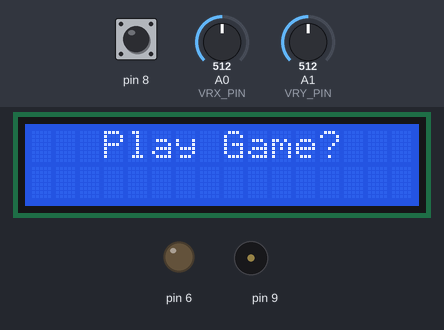
Bench run of a sketch on a simulated Arduino Uno, built with avr-gcc and run on an emulated ATmega328P. Parts: 16×2 character LCD, output pins drawn as LEDs (lit = HIGH), buzzer (waves = sounding). Inputs (shaded band) come from the test bench; at power-on: pin 8 HIGH, A1 (VRY_PIN) = 512, A0 (VRX_PIN) = 512. Random numbers use the default seed unless the sketch sets one.

Above: at 0.83 s.
1.3 s: pin 8 pulled LOW for 0.35 s
At 2.05 s:
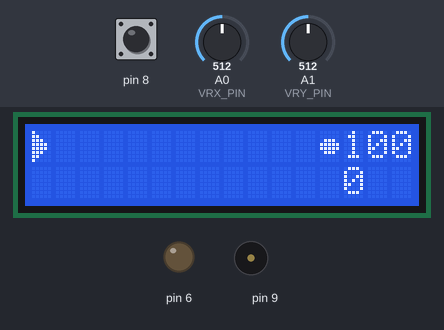
4.3 s: A1 (VRY_PIN) set to 710
At 4.45 s:
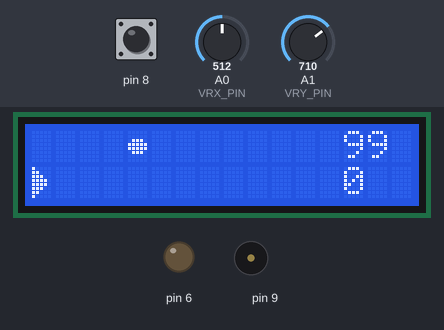
6.7 s: A0 (VRX_PIN) set to 710
At 7.72 s:
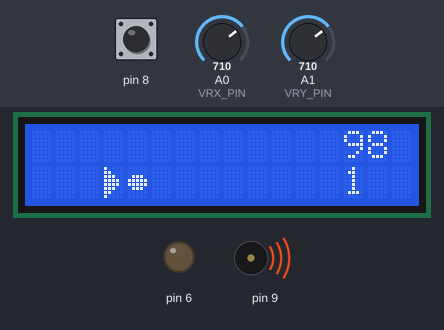
9.7 s: pin 8 pulled LOW for 1 s
At 10.05 s:
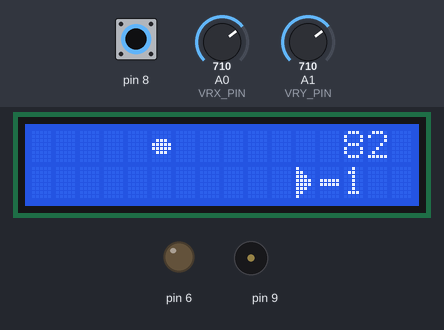
12.2 s: A0 (VRX_PIN) set to 290
At 12.64 s:
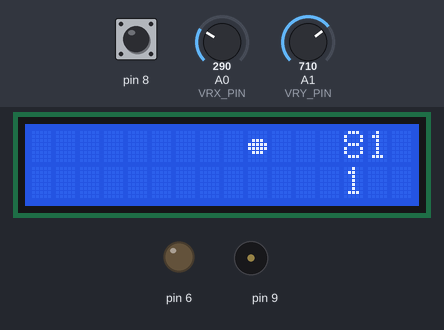
13.9 s: pin 8 pulled LOW for 0.35 s
At 14.05 s:
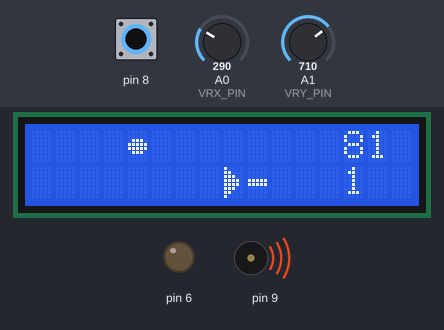
Timing chart, 0 to 47.9 s (numbered marks = the images above; inputs shaded):
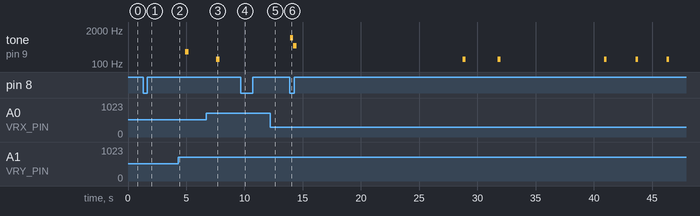

Measured:
- by itself, tone on pin 9: plays 1000 Hz for 0.28 s, 500 Hz for 0.28 s, 150 Hz for 0.25 s, 150 Hz for 0.25 s, 150 Hz for 0.23 s, 150 Hz for 0.22 s … (7 notes in this stretch)

The sketch:

LCD_Game.ino
```cpp
#include <LiquidCrystal.h>
#include <EEPROM.h>
#define VRX_PIN A0
#define VRY_PIN A1
#define Contrast 0
int xValue=0;
int yValue=0;
LiquidCrystal lcd(12, 11, 5, 4, 3, 2);
byte nave[8] = {B10000, B11000, B11100, B11110, B11110, B11100, B11000, B10000};
byte ast[8] = {B00000, B00000, B01110, B11111, B11111, B01110, B00000, B00000};
byte bul[8] = {B00000, B00000, B00000, B11111, B11111, B00000, B00000, B00000};
byte exp1[8] = {B00000, B00000, B00000, B00100, B00100, B00000, B00000, B00000};
byte exp2[8] = {B00000, B00000, B01010, B00100, B00100, B01010, B00000, B00000};
byte exp3[8] = {B00000, B10001, B01010, B00100, B00100, B01010, B10001, B00000};
int xNave = 0, yNave = 0;
double xAst=13, yAst=0;
int xTiro=xNave+1, yTiro=yNave;
int explosion = 0;
int xExplosion=xAst, yExplosion=yAst;
boolean Explosion=false;
boolean spawn=true, mens = true;
String game = "MENU";
double vida = 100, spd = 300;
int pontuacao = 0, counter = 0,high =0;
boolean ligado = false, tiro = false, atirando= false,atirou=false;
int buttonState, som=1000, somd=300, somc=150;

int overTime = 0;
void setup() {

  Serial.begin(9600);
  analogWrite(6,Contrast);
  high = EEPROM.read(1);
  lcd.begin(16, 2);
  lcd.createChar(1,nave);
  lcd.createChar(2,ast);
  lcd.createChar(3,bul);
  lcd.createChar(4,exp1);
  lcd.createChar(5,exp2);
  lcd.createChar(6,exp3);
  pinMode(8, INPUT_PULLUP);
  pinMode(9,OUTPUT);
  randomSeed(analogRead(0));
}

void movement (){
  xValue=analogRead(VRX_PIN);
  yValue=analogRead(VRY_PIN);
  if(yValue>700 && yNave!=1){
    yNave++;
  }else if(yValue<300 && yNave!=0){
    yNave--;
  }
  if(xValue>700 && xNave!=15){
    xNave++;
  }else if(xValue<300 && xNave!=0){
    xNave--;
  }
  lcd.setCursor(xNave, yNave);
  lcd.write(1);
}

void shot(){
  if(buttonState == 0 && !atirando){
     atirando = true;
    xTiro = xNave+1;
    yTiro = yNave;
    som=1000;
  }
  if(atirando){
    tone(9,som);
    lcd.setCursor(xTiro,yTiro);
    som-=500;
    xTiro++;
    if(xTiro >= 13){
      xTiro=-2;
      atirando = false;
      noTone(9);
    }
    lcd.write(3);
  }
}

void Explosion9(){
  if (Explosion == true){
    explosion++;
    lcd.setCursor(xExplosion, yExplosion);
    if (explosion == 1) {
      lcd.write(4);
    } else if (explosion == 2) {
      lcd.write(5);
    } else if (explosion == 3) {
      lcd.write(6);
      Explosion = false;
      explosion=0;
    }
  }

  if(xTiro >= xAst && yTiro == yAst) {
    Explosion = true;
    xExplosion=xAst, yExplosion=yAst;
    noTone(9);
    tone(9,somd);
      pontuacao++;
      vida+=0.15;
      xTiro=-2;
      spawn=true;
      atirando = false;
    }
  }

void movementAsteroide (){
  if (spawn==true){
    noTone(9);
      spawn=false;
      xAst=12;
      yAst=random(0,2);
  }
    lcd.setCursor(xAst, yAst);
    if(xAst!=-1){
    xAst--;
    }
    if(xAst==-1){
    xAst=12;
    spawn=true;
    }
  lcd.write(2);
}

void life(){
  lcd.setCursor(13,0);
  lcd.print((int)vida);
}
void score(){
  lcd.setCursor(13,1);
  lcd.print(pontuacao);
}

void damage(int dano) {
  if(xAst == xNave && yAst == yNave && vida > 0){
    tone(9,somc);
    vida-=dano;
    spawn=true;
  }
  if(vida <= 0){
    game = "GAMEOVER";
  }
}

void gameOver(){
  spd=300;
  noTone(9);
  lcd.setCursor(0,0);
    lcd.print("GAME OVER");
    lcd.setCursor(0,1);
    lcd.print("Score ");
    lcd.print(pontuacao);
    if(pontuacao > high) {
      EEPROM.write(1, pontuacao);
    }
    if(buttonState==0){
      game="GAME";
      vida=100;
      pontuacao=0;
      xNave=0;
    }
    overTime++;
    if(overTime == 60){
      game="MENU";
      vida=100;
      overTime=0;
    }
}

void menu(int maxCount){
  counter++;
  if(counter >= maxCount){
    counter=0;
    if(!mens){
      mens = true;
    }else{
      mens = false;
    }
  }
  lcd.setCursor(3,0);
  lcd.print("Play Game?");
  if(mens){
    lcd.setCursor(5,1);
    lcd.print("HS: ");
    lcd.print(high);
  }
  if(buttonState==0){
    game="GAME";
    spd=300;
  }
}

void loop() {
  lcd.clear();
  buttonState=digitalRead(8);
  if(game == "GAME"){
    movement();
    movementAsteroide();
    life();
    score();
    shot();
    damage(15);
    vida-=0.10;
    if(spd > 0){
      spd-=0.50;
    }
  }else if(game == "MENU"){
    menu(1);
  }else if(game == "GAMEOVER"){
   gameOver();
  }
  Explosion9();
  delay(spd);
}
```
